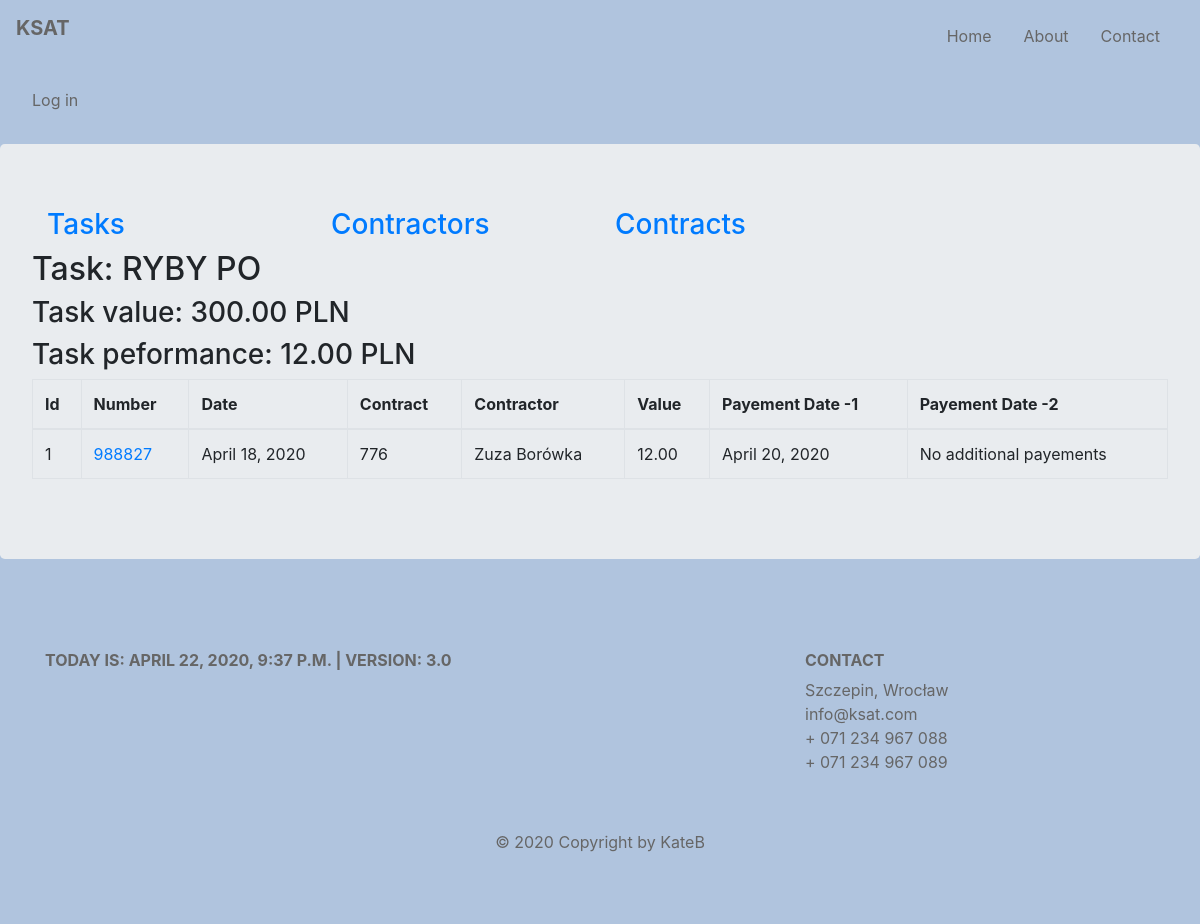
Before: /ksat/documents/task/7/docs with the older database file.
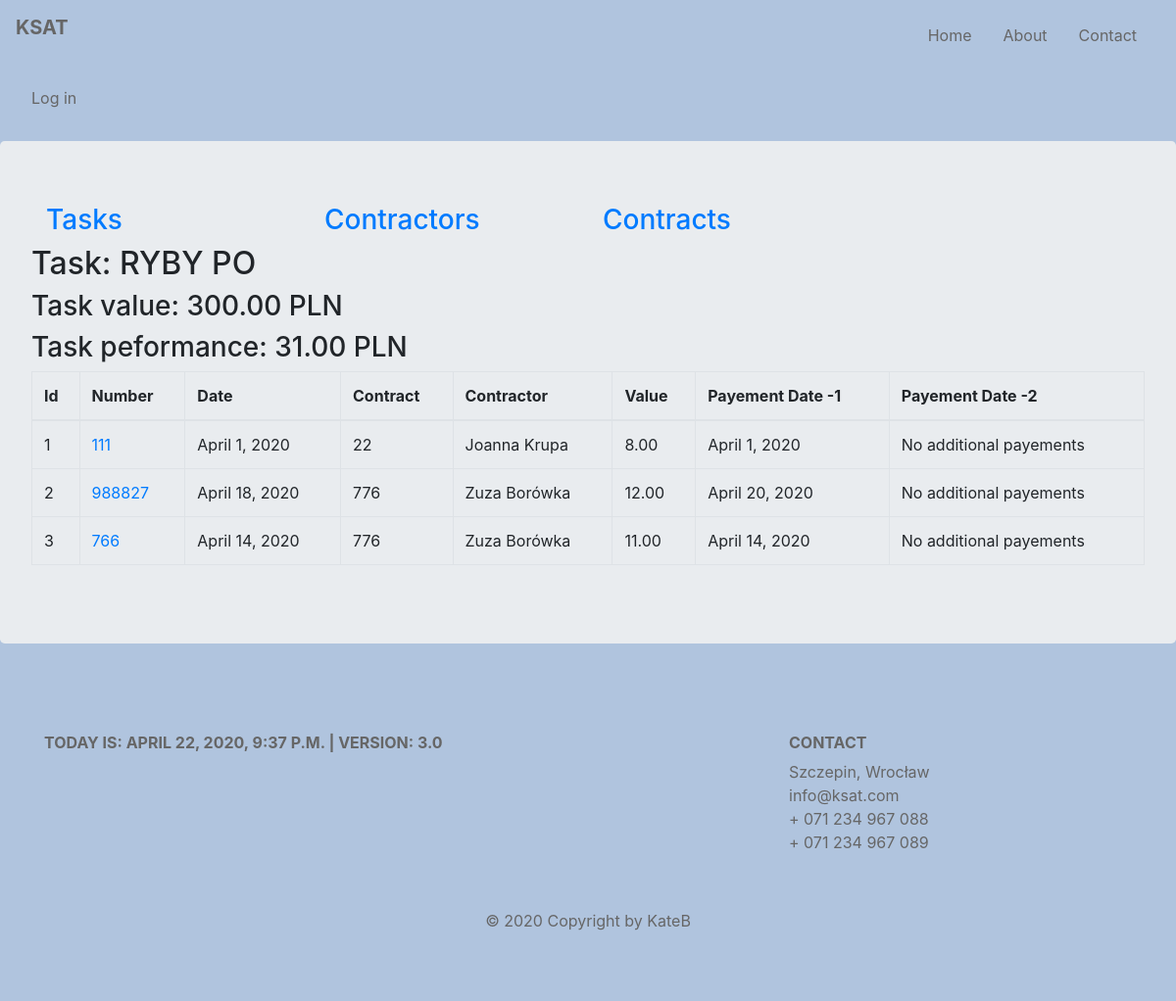
After: the same page with the newer database file.
### budget/models.py (models this page shows, shortened)
class Task(models.Model):
    title = models.CharField(max_length=128, unique=True)
    description = models.CharField(max_length=256)
    unit = models.SmallIntegerField()
    section = models.SmallIntegerField()
    article = models.ManyToManyField(Articles, through='TaskArticles')
    slug = AutoSlugField(null=True, default=None, unique=True, populate_from='title')
    def task_value(self):
        value = TaskArticles.objects.filter(task=self).aggregate(total=Sum('value'))['total']
        if value:
            return round(value, 2)
        return 0
    def performance(self):
        contracts = Contract.objects.filter(task=self)
        performance = 0
        for contract in contracts:
            performance += contract.contract_performance()
        return round(performance, 2)

class Contract(models.Model):
    number = models.CharField(max_length=128, unique=True)
    date = models.DateField()
    task = models.ForeignKey(Task, on_delete=models.CASCADE, related_name='contracts', related_query_name='contract')
    contractor = models.ForeignKey(Contractor, default=None, on_delete=models.CASCADE, related_name='contracts',
                                   related_query_name='contract')
    article = models.ManyToManyField(Articles, through='ContractArticle')
    def contract_performance(self):
        fin_docs = FinancialDocument.objects.filter(contract=self)
        performance = 0
        for fin_doc in fin_docs:
            performance += fin_doc.fin_doc_value()
        return round(performance, 2)
    class Meta:
        default_related_name = 'contract'
        ordering = ('number', 'contractor')
        verbose_name = 'contract'

class FinancialDocument(models.Model):
    contract = models.ForeignKey(Contract, on_delete=models.CASCADE, related_name='fds', related_query_name='fd')
    contractor = models.ForeignKey(Contractor, default=None, on_delete=models.CASCADE, related_name='fds',
                                   related_query_name='fd')
    number = models.CharField(max_length=64, default=None)
    date = models.DateField()
    payment_date1 = models.DateField(blank=True, null=True)
    payment_date2 = models.DateField(blank=True, null=True)
    article = models.ManyToManyField(Articles, through='FinDocumentArticle')
    def get_absolute_url(self):
        return reverse('budget:findoc_details', kwargs={'findoc_id': self.pk})
    def fin_doc_value(self):
        value = FinDocumentArticle.objects.filter(fin_doc=self).aggregate(total=Sum('value'))['total']
        if value:
            return round(value, 2)
        return 0
    class Meta:
        default_related_name = 'fds'
        verbose_name = 'finacial_doc'

class Contractor(models.Model):
    name = models.CharField(max_length=128)
    last_name = models.CharField(max_length=128)
    num = models.SmallIntegerField(blank=True)
    def __str__(self):
        return f'{self.name} {self.last_name}'
    class Meta:
        default_related_name = 'contractors'
        ordering = ('last_name',)
        verbose_name = 'contractor'

### budget/views.py (the view)
# urls.py: path('documents/task/<int:task_id>/docs', views.FinancialDocTaskView.as_view(), name ='task-findocs'),
class FinancialDocTaskView(ListView):
    model = FinancialDocument
    template_name = 'budget/task_findocs.html'
    context_object_name = 'findocs'
    def get_queryset(self):
        task = Task.objects.get(pk=self.kwargs.get('task_id'))
        contracts = Contract.objects.filter(task=task)
        fin_docs = FinancialDocument.objects.filter(contract__task=task).order_by('contract')
        return fin_docs
    def get_context_data(self, **kwargs):
        ctx = super().get_context_data(**kwargs)
        ctx['task'] = Task.objects.get(pk=self.kwargs.get('task_id'))
        return ctx

### budget/my_context_processor.py (called while the page is built)
def cp(request):
    ctx = {
        "now": django.utils.timezone.now(),
        "version": "3.0"
    }
    return ctx

def recaptcha_site_key(request):
    return {'RECAPTCHA_SITE_KEY': settings.RECAPTCHA_SITE_KEY}

### budget/templates/budget/task_findocs.html (shortened to what this page needs)
{% extends 'base.html' %}
{% block content %}
    {{ block.super }}
    <h2>Task: {{ task.title }}</h2>
    <h3>Task value: {{ task.task_value }} PLN</h3>
    <h3>Task peformance: {{ task.performance }} PLN</h3>
    {%  if not task.performance %}
    No financial document for this task yet.
    {% else %}
        <table class="table table-bordered">
            <thead>
            <tr>
                <th scope="col">Id</th>
                <th scope="col">Number</th>
                <th scope="col">Date</th>
                <th scope="col">Contract</th>
                <th scope="col">Contractor</th>
                <th scope="col">Value</th>
                <th scope="col">Payement Date -1</th>
                <th scope="col">Payement Date -2</th>
            </tr>
            </thead>
            <tbody>
            {% for findoc in findocs %}
                <tr>
                    <td>{{ forloop.counter }}</td>
                    <td><a href="{{ findoc.get_absolute_url }}">{{ findoc.number }}</a></td>
                    <td>{{ findoc.date }}</td>
                    <td>{{ findoc.contract.number }}</td>
                    <td>{{ findoc.contractor }}</td>
                    <td>{{ findoc.fin_doc_value|floatformat:2 }}</td>
                    <td>{{ findoc.payment_date1 }}</td>
                    <td>{% if findoc.payment_date2 %}{{ findoc.payment_date2 }}{% else %} No additional payements {% endif %}</td>
                </tr>
            {% endfor %}
            </tbody>
        </table>
    {% endif %}
{% endblock %}

### budget/templates/base.html (shortened to what this page needs)
{% load static %}
<!DOCTYPE html>
<html lang="en">
<head>
    <link rel="stylesheet" href="https://stackpath.bootstrapcdn.com/bootstrap/4.1.3/css/bootstrap.min.css"
>
    <link rel="stylesheet" href="{% static "css/style.css" %}">
    <link rel="stylesheet" href="https://use.fontawesome.com/releases/v5.5.0/css/all.css"
>
</head>
<body>
<nav class="navbar navbar-expand-md">
    <a class="navbar-brand" href="{% url 'budget:index' %}"><p class="text-uppercase font-weight-bold">KSAT</p></a>
    <div class="collapse navbar-collapse" id="main-navigation">
        <ul class="navbar-nav">
            <li class="nav-item">
                <a class="nav-link" href="{% url 'budget:index' %}">Home</a>
            </li>
            <li class="nav-item">
                <a class="nav-link" href="{% url 'budget:index' %}#description">About</a>
            </li>
            <li class="nav-item">
                <a class="nav-link" href="{% url 'budget:index' %}#contact">Contact</a>
            </li>
        </ul>
    </div>
</nav>
{% block content %}
    <nav class="navbar navbar-expand-md">
    {% if request.user.is_authenticated %}
<p class="text-uppercase font-weigth-normal">Logged as: {{ request.user.username }}</p>
        <button class="navbar-toggler navbar-dark" type="button" data-toggle="collapse" data-target="#main-navigation">
        <span class="navbar-toggler-icon"></span>
    </button>
    <div class="collapse navbar-collapse" id="main-navigation">
        <ul class="navbar-nav">
            <li class="nav-item">
                <a class="nav-link" href="{% url 'budget:logout' %}">Log out</a>
            </li>
            <li class="nav-item">
                <a class="nav-link" href="{% url 'budget:reset_password' %}">Reset password</a>
            </li>
            {% else %}
            <p class="nav-item">
                <a class="nav-link" href="{% url 'budget:login' %}">Log in</a>
            </p>
    </div>{% endif %}
</nav>
    <div class="jumbotron">
    <div class="container features">
        <div class="row">
            <div class="col-lg-3 col-md-3 col-sm-12">
                <h3 class="feature-title"><a href="{% url 'budget:tasks' %}"> Tasks</a></h3>
            </div>
            <div class="col-lg-3 col-md-3 col-sm-12">
                <h3 class="feature-title"><a href="{% url 'budget:contractors' %}">Contractors</a></h3>
            </div>
            <div class="col-lg-3 col-md-3 col-sm-12">
                <h3 class="feature-title"><a href="{% url 'budget:contracts' %}"> Contracts</a></h3>
            </div>
            <div class="col-lg-3 col-md-3 col-sm-12">
            </div>
        </div>
    </div>
{% endblock content %}
</div>
<footer class="page-footer">
    <div class="container">
        <div class="row">
            <div class="col-lg-8 col-md-8 col-sm-12">
                <h6 class="text-uppercase font-weight-bold">Today is: {{ now }} | version: {{ version }}</h6>
            </div>
            <div class="col-lg-4 col-md-4 col-sm-12" id="contact">
                <h6 class="text-uppercase font-weight-bold">Contact</h6> <div class="contact">
                <p>Szczepin, Wrocław
                    <br/>info@ksat.com
                    <br/>+ 071 234 967 088
                    <br/>+ 071 234 967 089</p>
            </div></div>
        </div>
        <div class="footer-copyright text-center">© 2020 Copyright by KateB</div>
</footer>
</body>
</html>

### static/css/style.css (style rules this page uses)
body { padding: 0; margin: 0; background: lightsteelblue; }
.navbar { background: lightsteelblue; }
.nav-link, .navbar-brand { color: #666666; cursor: pointer; }
.nav-link { margin-right: 1em !important; }
.navbar-collapse { justify-content: flex-end; }
.page-footer { background-color: lightsteelblue; color: #666666; padding: 60px 0 30px; }
.footer-copyright { color: #666; padding: 40px 0; }

Changed rows visible on the page:
computed for Task "RYBY PO": performance "12.00" → "31.00"
added FinancialDocument: number "111", date "April 1, 2020", contract.number "22", contractor "Joanna Krupa", fin_doc_value "8.00", payment_date1 "April 1, 2020", shows "No additional payements"
added FinancialDocument: number "766", date "April 14, 2020", contract.number "776", contractor "Zuza Borówka", fin_doc_value "11.00", payment_date1 "April 14, 2020", shows "No additional payements"
